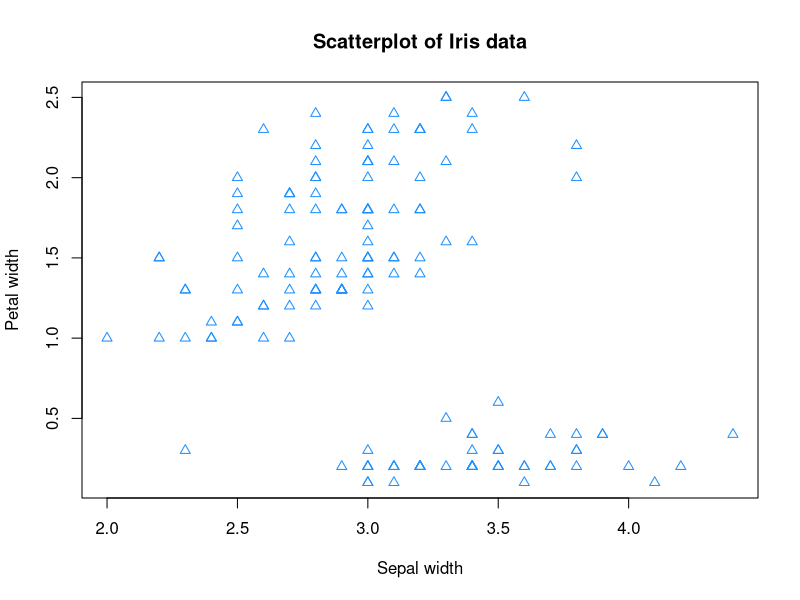
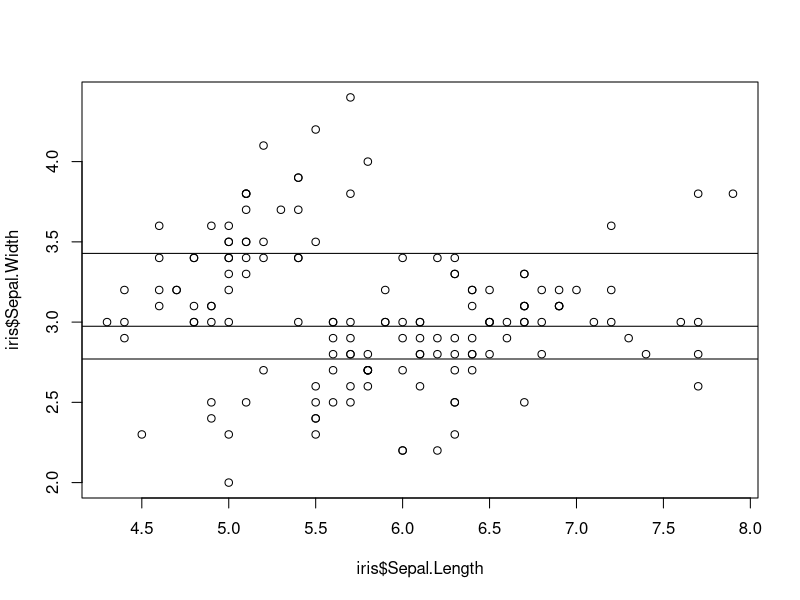
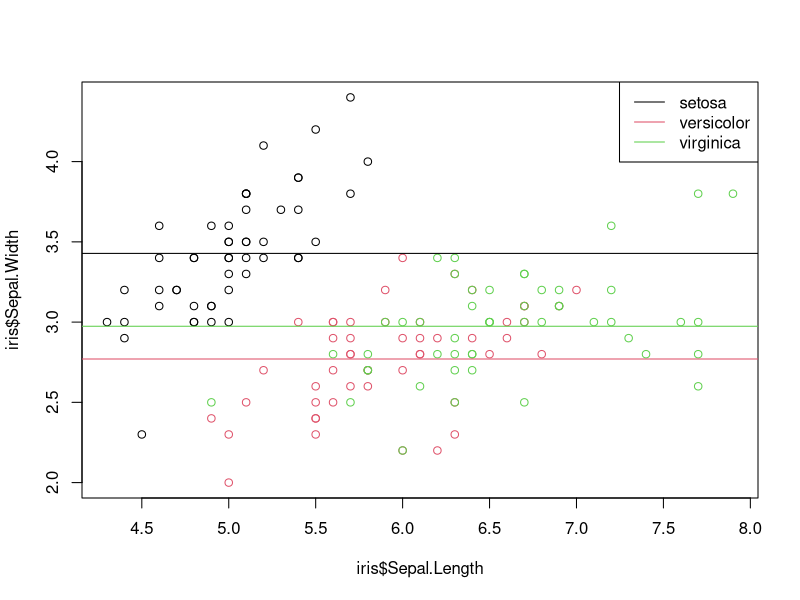
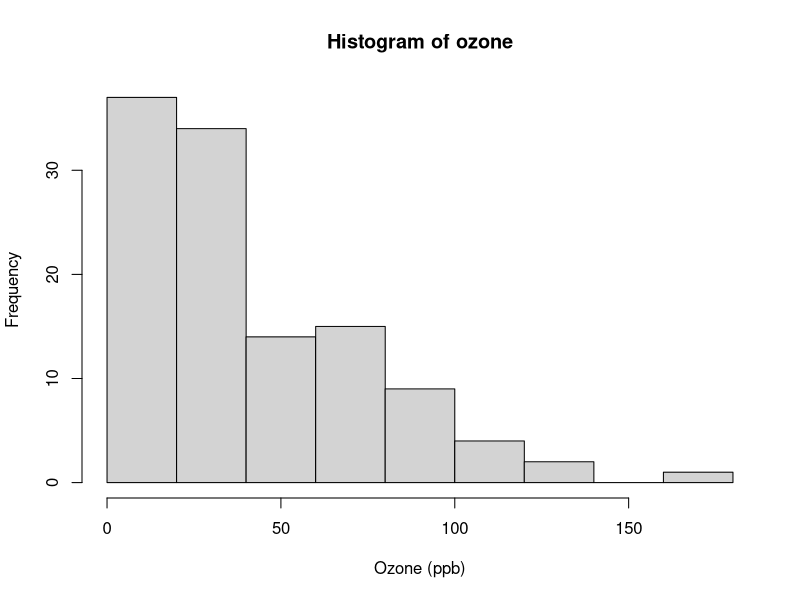
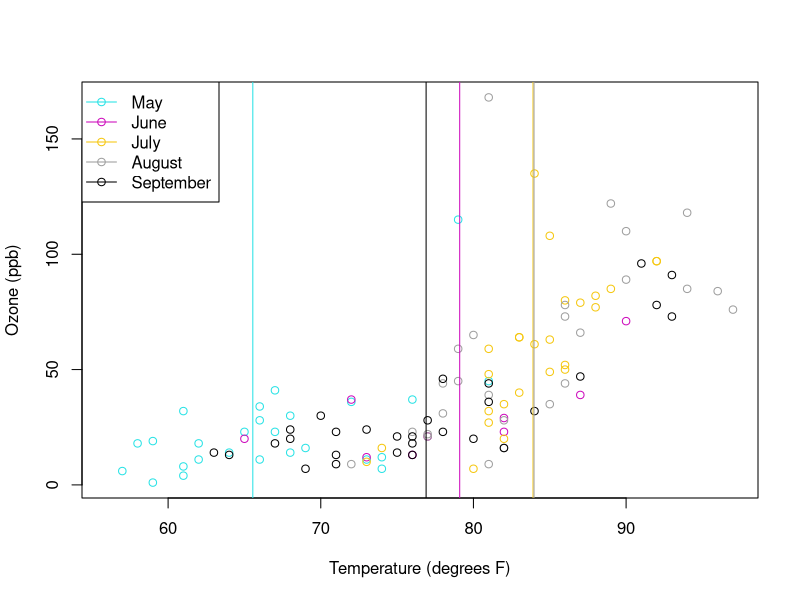
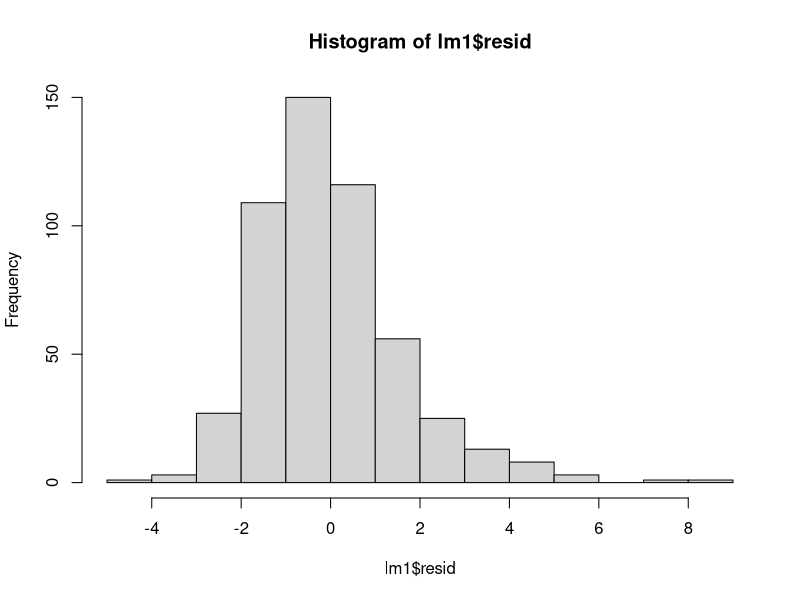

Write the R code that produced these figures, in order.
# Part 1 solutions to exercises
# January 28-29, 2016


########
########
# Module 1-1
########
########

# items needed for module 1-1
vectorstring <- c("R", "is", "useful", "for", "data", "analysis")








########
# Exercise 1a
# Create a sequence of odd numbers
seqodd <- seq(1, length(vectorstring), by = 2)
seqodd
# Subset vectorstring by seqodd
vectorstring[seqodd]
# Equivalent
vectorstring[seq(1, length(vectorstring), by = 2)]




















########
# Exercise 1b
# Draw 100 normals
draw100 <- rnorm(100)
# Get summary statistics
sum100 <- summary(draw100)
sum100
# Obtain 1st quartile, median, 3rd quartile
# Save results as new vector
sum3 <- sum100[c(2, 3, 5)]
sum3











########
# Exercise 1c

# NOTE: solutions will be dependent on user and computer
# Example for Mac
#setwd("/Users/jennakrall/Dropbox/IntrotoREpi/introR-cdc/")
# Example for PC
#setwd("C:/Users/Desktop")

# Shows items in working directory.  Should include "diabetes.csv"
list.files()
# Shows items in current R environment.  
# If you completed exercise 1a, should include the object vectorstring
ls()









########
########
# Module 1-2
########
########


# For exercises in module 1-2
library(dplyr)






########
# Exercise 2a

# Filter the data so petal width is <= 0.5
newiris <- filter(iris, Petal.Width <= 0.5)
# Select only certain columns
newiris <- select(newiris, Sepal.Length, Sepal.Width, Petal.Length)
head(newiris)










########
# Exercise 2b


iris2 <- mutate(iris, 
    stdseplen = (Sepal.Length - mean(Sepal.Length)) / sd(Sepal.Length))
head(iris2)









########
# Exercise 2c

# Group by species
iris_spec <- group_by(iris, Species)
# Use summarise each to obtain all means and sd
iris_sum <- summarise_each(iris_spec, funs(mean, sd))
data.frame(iris_sum)



















########
########
# Module 1-3
########
########



# For exercises in module 1-3
library(dplyr)





########
# Exercise 3a
plot(x = iris$Sepal.Width, y = iris$Petal.Width, 
     xlab = "Sepal width",
     ylab = "Petal width", pch = 2, col = "dodgerblue",
     main = "Scatterplot of Iris data")













########
# Exercise 3b

# Plot sepal width against sepal length
plot(x = iris$Sepal.Length, y = iris$Sepal.Width)
# Group by species
iris_spec <- group_by(iris, Species)
# Find mean by species
mn1 <- summarise(iris_spec, mean1 = mean(Sepal.Width))
# Add horizontal lines to plot
abline(h = mn1$mean1)










########
# Exercise 3c

# Group by species
iris_spec <- group_by(iris, Species)  
# Find mean sepal width by species
iris_sum <- summarise(iris_spec, mean1 = mean(Sepal.Width))

# Plot sepal width vs. sepal length, colored by species
plot(x = iris$Sepal.Length, y = iris$Sepal.Width, 
     col = iris$Species)
# Add lines for the mean, color same as main plot
abline(h = mn1$mean1, col = 1 : 3)
# Add legend
legend("topright", legend = c("setosa", "versicolor", "virginica"), 
     col = 1 : 3, lty = 1)
















########
########
# Overview exercise 1
########
########

# Look at data
head(airquality)

# Compute means of each numeric variable
gaq <- group_by(airquality, Month)
sum1 <- summarise_each(gaq, funs(mean), Ozone : Temp)
# Ozone has missing values in all months, solar is missing in May and August

# Histogram
hist(airquality$Ozone, xlab = "Ozone (ppb)", main = "Histogram of ozone")


#png("overallex1.png")
plot(Ozone ~ Temp, data = airquality, col = airquality$Month,
     xlab = "Temperature (degrees F)", ylab = "Ozone (ppb)", main = "")
legend("topleft", legend = c("May", "June", "July", "August", "September"),
       col = 5 : 9, pch = 1, lty = 1)

# Find mean temperature for each month
abline(v = sum1$Temp, col = 5 : 9)
#dev.off()











########
########
# Module 1-4
########
########

# For Exercises in module 4, be sure your working directory 
# is set to where all the data files are







########
# Exercise 4a
vlbw <- read.csv("vlbw.csv", stringsAsFactors = F)
















########
# Exercise 4b

# Draw 10 random normals 
vec1 <- rnorm(10)
# Subset vector
vec1[vec1 > 0]











########
# Exercise 4c

# Draw 20 random normals
x <- rnorm(20)
# Create a matrix based on 20 values
mat1 <- matrix(x, nrow = 4, ncol = 5)
mat1
# Subset matrix
mat1[3, ]
mat1[4, 2]










########
# Exercise 4d

# Read in txt dataset (note: header = F by default)
flumiss <- read.table("googleflumissing.txt", header = T)
# How many missing/non-missing observations
table(complete.cases(flumiss))
# Subset data to create a complete case dataset
flucomplete <- flumiss[complete.cases(flumiss), ]
# Save the complete case data
write.table(flucomplete, "googleflucomplete.txt", row.names = F)













########
########
# Module 1-5
########
########


# For exercises in module 1-5, make sure working directory is set to 
#where "vlbw.csv" is located
library(dplyr)

# Read in data
vlbw <- read.csv("vlbw.csv", stringsAsFactors = F)
# Extract relevant variables
vlbw <- select(vlbw, ivh, bwt, gest, pneumo, delivery, twn)
# Remove missing observations
vlbw <- vlbw[complete.cases(vlbw), ]
# Create outcome variable
vlbw <- mutate(vlbw, outcome = 1 * ((ivh %in% c("definite", "possible"))))
# Make sure ivh is a factor
vlbw$ivh <- factor(vlbw$ivh)
# Fit model
lm1 <- lm(gest ~ ivh + bwt, data = vlbw)




########
# Exercise 5a
t.test(vlbw$gest ~ vlbw$outcome, var.equal = T, alternative = "greater" )









########
# Exercise 5b

# Perform chi2 test
chi2 <- chisq.test(vlbw$outcome, vlbw$pneumo)
# Extract out p-value
chi2$statistic










########
# Exercise 5c
power.t.test(n = 10, delta = 2, sd = 2, sig.level = 0.1, 
             type = "two.sample", alternative = "two.sided")








########
# Exercise 5d

# Find residuals
head(lm1$resid)
# Make histogram of residuals
hist(lm1$resid)











########
# Exercise 5e

# Create new dataframe for new data
newdat1 <- data_frame("definite", 1300)
colnames(newdat1) <- c("ivh", "bwt")
# Predict based on lm1
predict(lm1, newdata = newdat1)
















########
# Exercise 5f
glm1 <- glm(outcome ~ delivery, data = vlbw, family = "binomial")











########
########
# Overview exercise 2
########
########

# Read in data
diab <- read.csv("diabetes.csv")
# Fit glm
lm1 <- glm(diab1 ~ chol + hdl + age + gender + height + weight + 
    waist + hip, data = diab, family = "binomial")
# Compute OR and 95% CI, removing intercept
or <- exp(lm1$coef[-1])
ci1 <- exp(confint(lm1)[-1, ])
